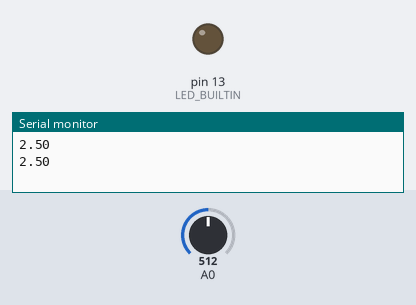
The sketch below on a simulated Arduino Uno, built with avr-gcc and run on an emulated ATmega328P. Shown: output pins drawn as LEDs (lit = HIGH), the last lines printed to the serial monitor. The inputs (shaded band) are chosen by the test bench; at power-on: A0 = 512.

Above: at 1.8 s.
1.9 s: A0 set to 604
3.4 s: A0 set to 622
At 4.8 s:
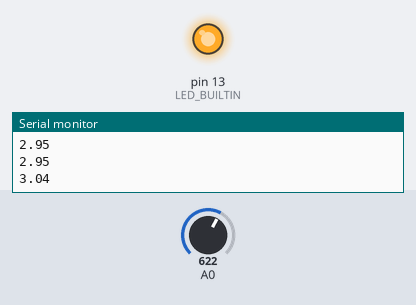
5.5 s: A0 set to 511
At 6.3 s:
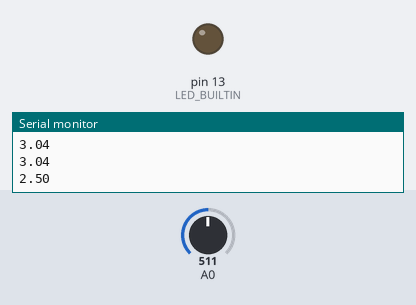
7.5 s: A0 set to 716
At 9.1 s:
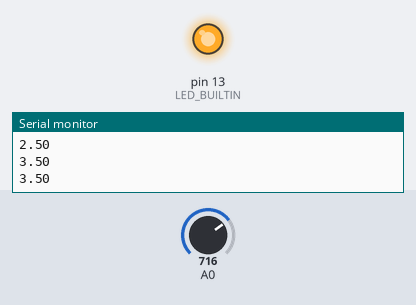
Timing chart, 0 to 10.5 s (numbered marks = the images above; inputs shaded):
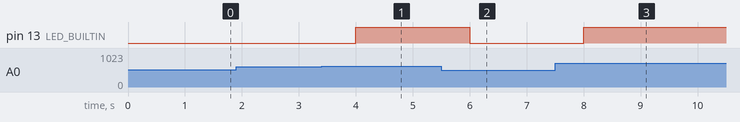

Measured:
- the behaviour switches between 613 and 614 on A0 (found by bisection; images 0 and 1)
- after the input at 3.4 s, pin 13 (LED_BUILTIN): LOW → HIGH after 0.60 s
- after the input at 5.5 s, pin 13 (LED_BUILTIN): HIGH → LOW after 0.50 s
- after the input at 7.5 s, pin 13 (LED_BUILTIN): LOW → HIGH after 0.51 s

The sketch:

ejercicio4.ino
```cpp
void setup() {
  Serial.begin(9600);
  pinMode(LED_BUILTIN, OUTPUT);

}

void loop() {
  float sensorValue = analogRead(A0);
  float voltaje = sensorValue*5/1023;
  Serial.println(voltaje);
  if(voltaje>3) {
    digitalWrite(LED_BUILTIN, HIGH);
  }
  if(voltaje<=3) {
    digitalWrite(LED_BUILTIN, LOW);
  }

  delay(1000);
}
```
